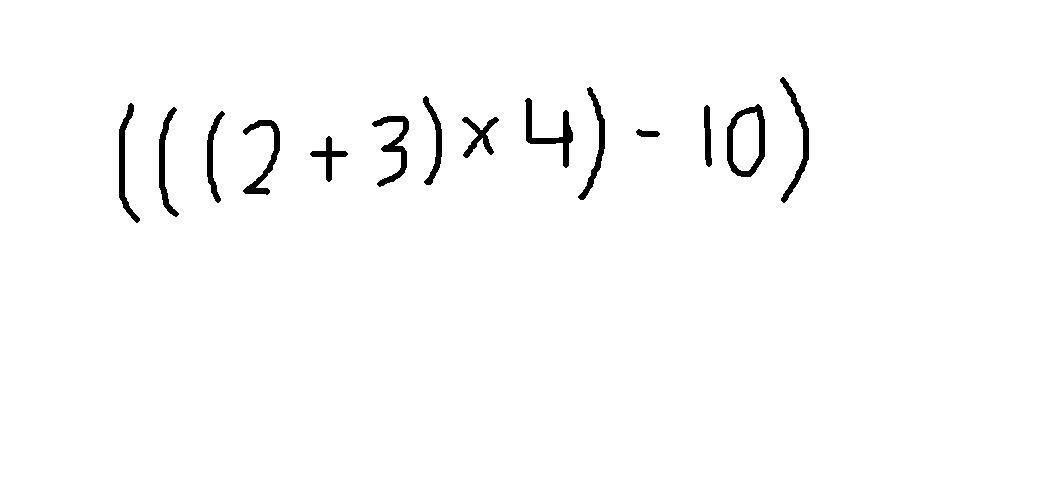
#> input picture uploads/drawing (1).jpg, 1062 x 500 px
$ python -i ImageSegmentation.py   (imports and definitions only)
#> lines starting #> are read from the running program, lines starting #| are printed output that depends on the picture; after the words box and inside, x2 and y2 are one past the last pixel; in counts of white or black regions, pixels touching at a corner belong together
#> further down, picture is the input picture: shape (500, 1062, 3); min 0, max 255, mean 250.7
from Utils import detect_contours
import cv2
from matplotlib import pyplot as plt
def LineSegmentation(img):
    img_gray = cv2.cvtColor(img, cv2.COLOR_BGR2GRAY)
    ret, thresh2 = cv2.threshold(img_gray, 150, 255, cv2.THRESH_BINARY_INV)
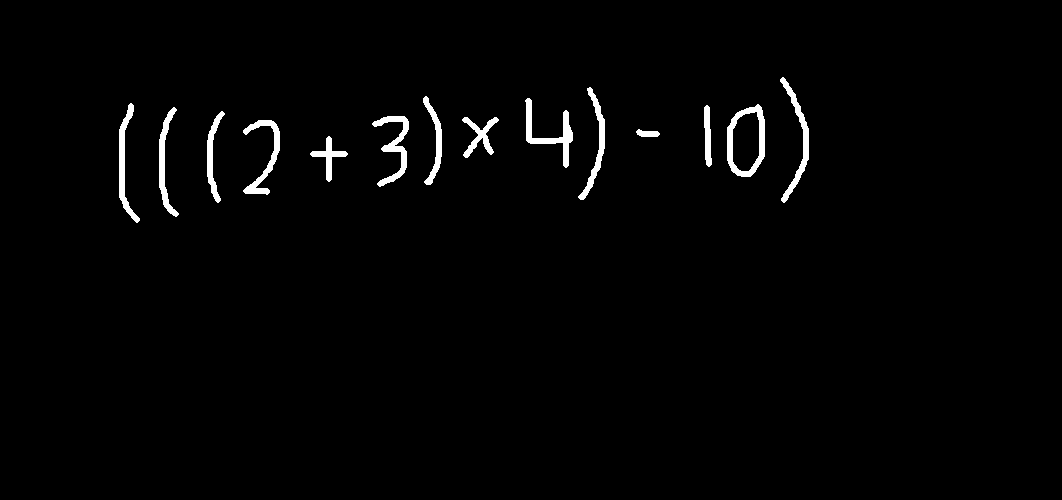
#> thresh2: shape (500, 1062); 1.7% white; 14 white regions, largest, box (x1, y1, x2, y2) and area: (727, 104, 765, 177) 978, (525, 98, 573, 168) 841, (372, 116, 409, 187) 797
    kernel = cv2.getStructuringElement(cv2.MORPH_RECT, (400, 2))
    mask = cv2.morphologyEx(thresh2, cv2.MORPH_DILATE, kernel)
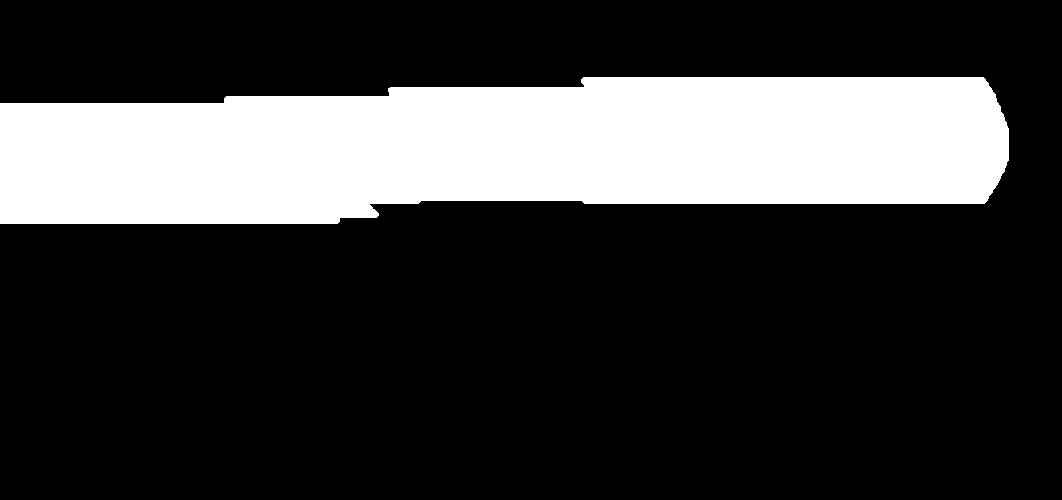
#> mask: shape (500, 1062); 23.2% white; 1 white region

    bboxes = []
    bboxes_img = img.copy()
    contours = cv2.findContours(mask, cv2.RETR_EXTERNAL, cv2.CHAIN_APPROX_SIMPLE)
#> contours = 1 contour; box (x1, y1, x2, y2) and area: (0, 77, 1009, 224) 121872
    contours = contours[0] if len(contours) == 2 else contours[1]
    largest_area = 0
    for cntr in contours:
        x, y, w, h = cv2.boundingRect(cntr)
        cv2.rectangle(bboxes_img, (x, y), (x + w, y + h), (0, 0, 255), 1)
        area = w * h
        if largest_area < area:
            largest_area = area
        bboxes.append((x, y, w, h))
#> this loop made 1 pass
#> (x, y, w, h, area, largest_area) on pass 1: (0, 77, 1009, 147, 148323, 148323)
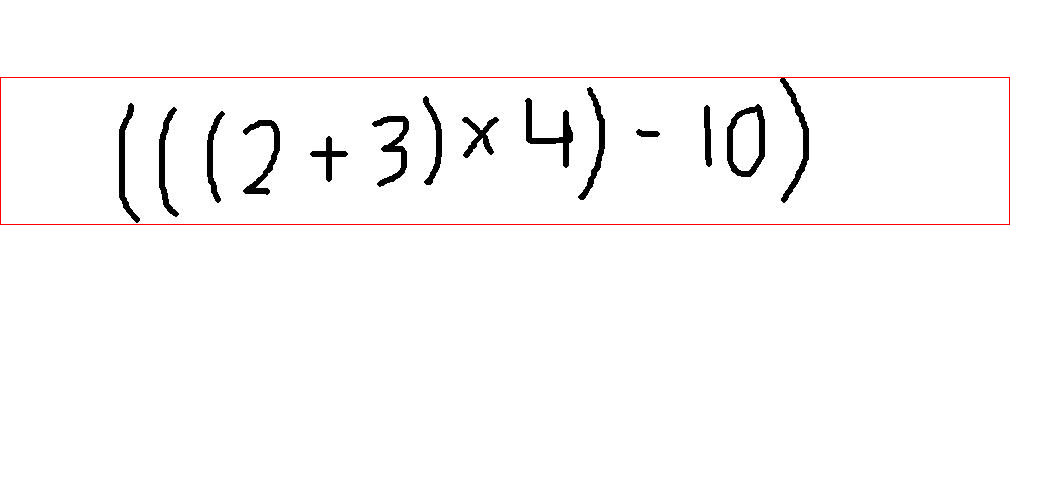
#> bboxes_img: shape (500, 1062, 3); 0.44% of pixels changed, all inside (x1, y1, x2, y2) = (0, 77, 1010, 225)
#> after the loop, bboxes = [(0, 77, 1009, 147)]; largest_area = 148323

    filtered_bboxes = [bbox for bbox in bboxes if (bbox[2] * bbox[3] * 100) / largest_area > 4]
#> filtered_bboxes = [(0, 77, 1009, 147)]
    print("filteredBoxes")
    print(filtered_bboxes)
#| [(0, 77, 1009, 147)]

    return filtered_bboxes

def CharacterSegmentation(img1, x,y,w,h):
    keep = detect_contours(x, y, w, h, img1)
    return keep

>>> import cv2
>>> picture = cv2.imread('uploads/drawing (1).jpg')
>>> result = LineSegmentation(picture)
#> result = [(0, 77, 1009, 147)]

$ run again, on uploads/drawing (4).jpg
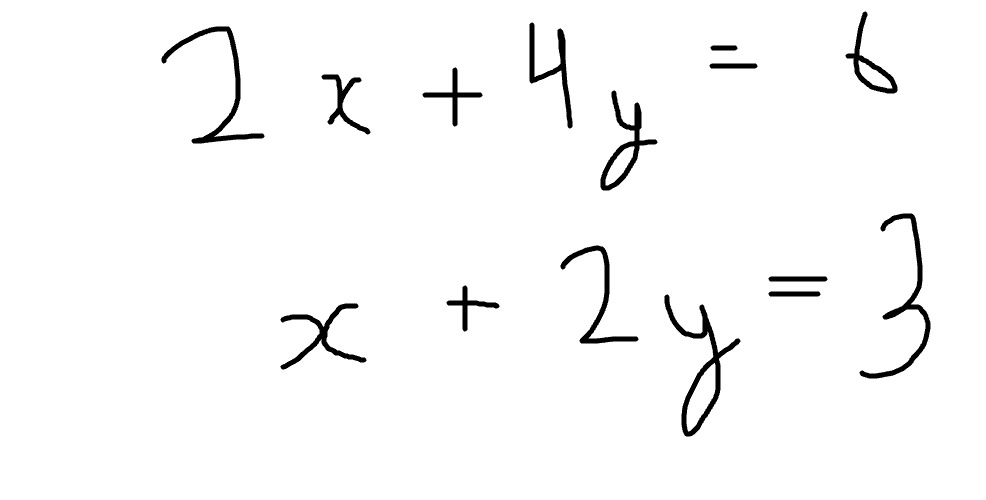
#> input picture uploads/drawing (4).jpg, 986 x 500 px
#> picture is the input picture: shape (500, 986, 3); min 0, max 255, mean 248.7
#> in LineSegmentation, `ret, thresh2 = cv2.threshold(img_gray, 150, 255, cv2.THRESH_BINARY_INV)`:
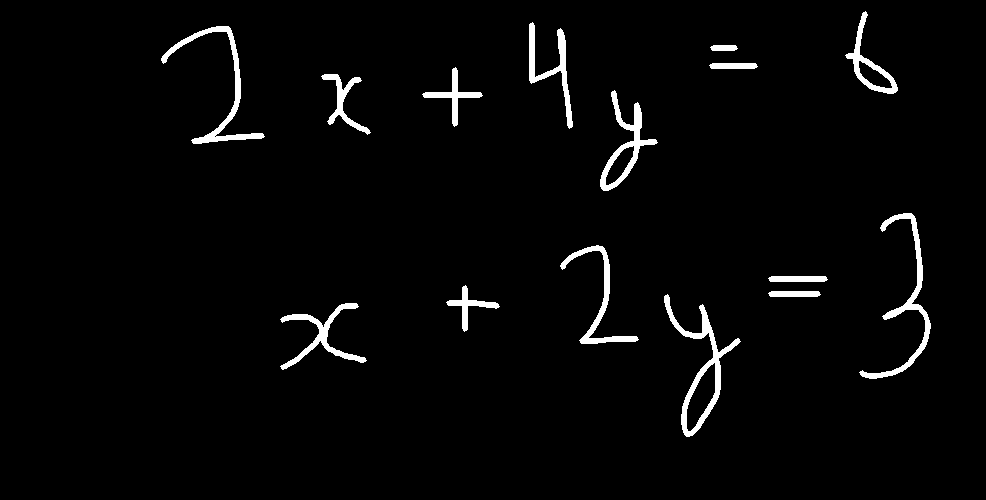
#> thresh2: shape (500, 986); 2.7% white; 15 white regions, largest, box (x1, y1, x2, y2) and area: (664, 294, 741, 437) 1766, (859, 213, 931, 379) 1551, (161, 26, 265, 144) 1462
#> mask: shape (500, 986); 54.6% white; 3 black regions
#> contours = 2 contours; box (x1, y1, x2, y2) and area: (81, 213, 986, 438) 133978, (0, 11, 986, 192) 132613
#> the loop in LineSegmentation, `for cntr in contours:` made 2 passes
#> (x, y, w, h, area, largest_area) on pass 1: (81, 213, 905, 225, 203625, 203625)
#> after the loop in LineSegmentation, `for cntr in contours:`:
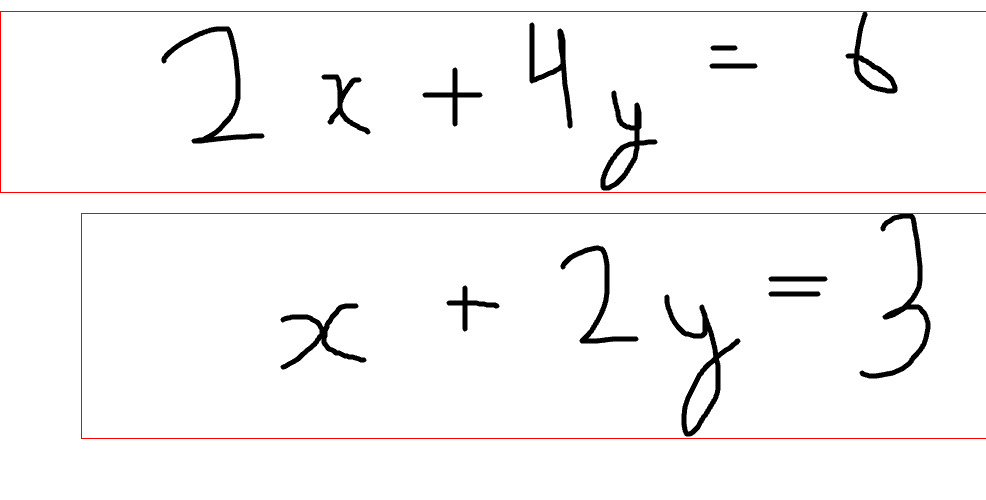
#> bboxes_img: shape (500, 986, 3); 0.85% of pixels changed, all inside (x1, y1, x2, y2) = (0, 11, 986, 439)
#> after the loop in LineSegmentation, `for cntr in contours:`: bboxes = [(81, 213, 905, 225), (0, 11, 986, 181)]; largest_area = 203625
#> filtered_bboxes = [(81, 213, 905, 225), (0, 11, 986, 181)]
#| [(81, 213, 905, 225), (0, 11, 986, 181)]

$ run again, on uploads/16x.jpg
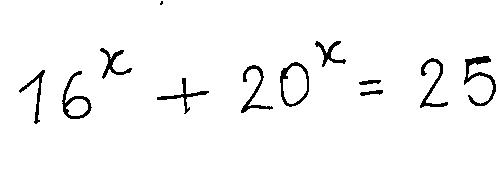
#> input picture uploads/16x.jpg, 496 x 176 px
#> picture is the input picture: shape (176, 496, 3); min 0, max 255, mean 246
#> in LineSegmentation, `ret, thresh2 = cv2.threshold(img_gray, 150, 255, cv2.THRESH_BINARY_INV)`:
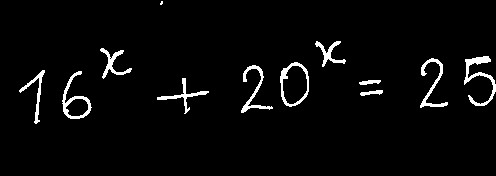
#> thresh2: shape (176, 496); 3.4% white; 12 white regions (1 under 20 px), largest, box (x1, y1, x2, y2) and area: (464, 56, 496, 106) 452, (62, 71, 92, 119) 361, (420, 58, 448, 108) 335
#> mask: shape (176, 496); 45.8% white; 2 white regions
#> contours = 2 contours; box (x1, y1, x2, y2) and area: (0, 41, 496, 125) 37626, (0, 1, 363, 6) 1448
#> the loop in LineSegmentation, `for cntr in contours:` made 2 passes
#> (x, y, w, h, area, largest_area) on pass 1: (0, 41, 496, 84, 41664, 41664)
#> after the loop in LineSegmentation, `for cntr in contours:`:
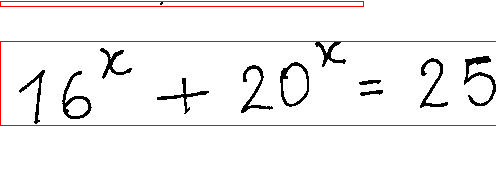
#> bboxes_img: shape (176, 496, 3); 2.07% of pixels changed, all inside (x1, y1, x2, y2) = (0, 1, 496, 126)
#> after the loop in LineSegmentation, `for cntr in contours:`: bboxes = [(0, 41, 496, 84), (0, 1, 363, 5)]; largest_area = 41664
#> filtered_bboxes = [(0, 41, 496, 84), (0, 1, 363, 5)]
#| [(0, 41, 496, 84), (0, 1, 363, 5)]
